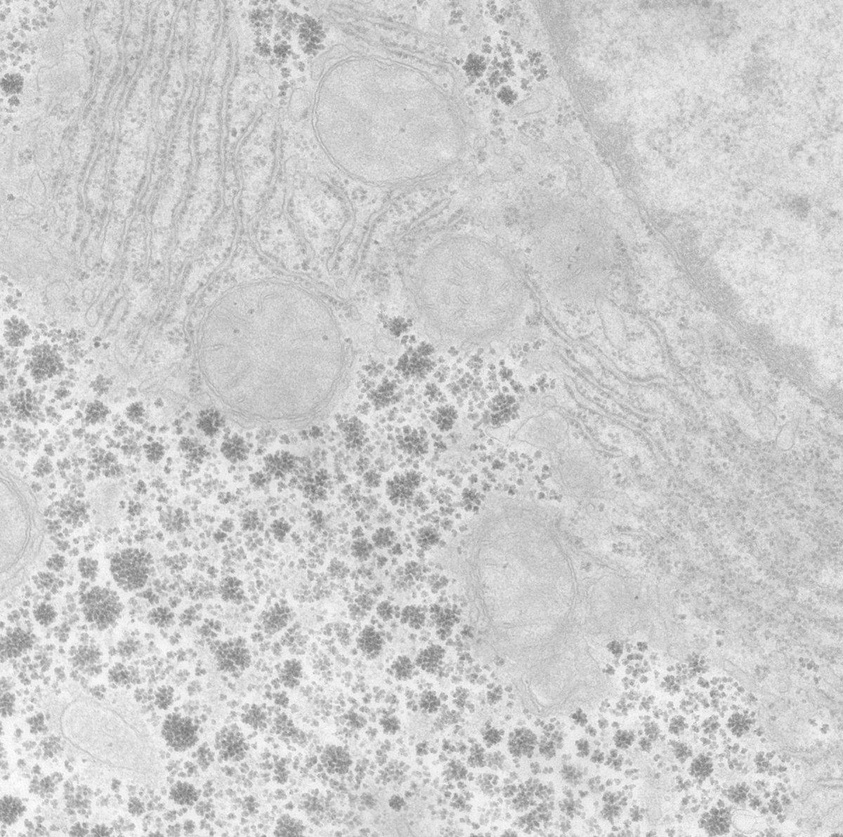
#> input picture lab06/low-contrast-03g.jpg, 843 x 837 px, shrunk from 1200 x 1191 before the run
$ jupyter execute eq_histo02.ipynb   (shell and % lines are left out)
#> lines starting #> are read from the running program, lines starting #| are printed output that depends on the picture
[cell 1]
import numpy as np
from skimage import io
from skimage import data
import matplotlib
import matplotlib.pyplot as plt


a = io.imread('low-contrast-03g.jpg')
#> a is the input picture: shape (837, 843); min 111, max 255, mean 205.3
#print(a.shape)
plt.imshow(a , cmap='gray', vmin=0, vmax=255)
h = np.histogram(a,bins=256)
#print(h[0])
cdf_a = np.zeros(256)
for i in range(256):
    cdf_a[i] = cdf_a[i-1] + h[0][i]
#> after the loop, cdf_a = 256 values from 1 to 705591
#print(cdf_a)
fig1 = plt.figure()
plt.plot(h[0])
plt.savefig('low-contrast-03h.png')
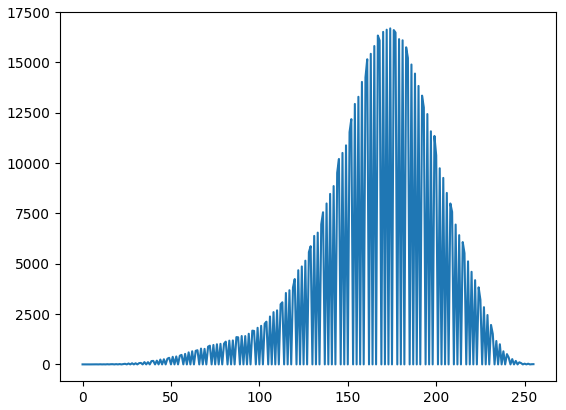
#> figure drawn by matplotlib, 1 panel; curve peaks at x = 174, y = 16689
fig2 = plt.figure()
plt.plot(cdf_a)
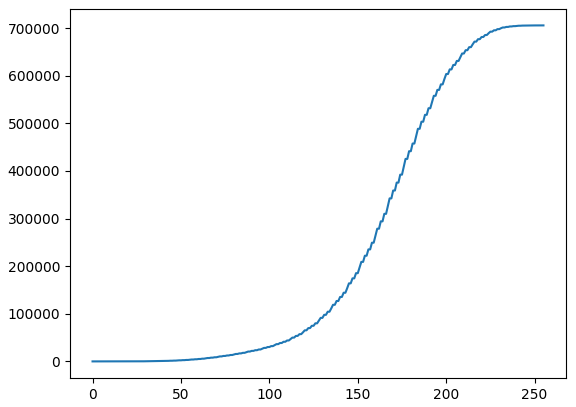
#> figure drawn by matplotlib, 1 panel; curve peaks at x = 255, y = 705591

[cell 2]
b = np.zeros(a.shape , dtype = np.uint8)
t = 255/(a.shape[0]*a.shape[1])
#> t = 0.000361
for x in range(a.shape[0]):
    for y in range(a.shape[1]):
        b[x][y] = cdf_a[a[x][y]] * t
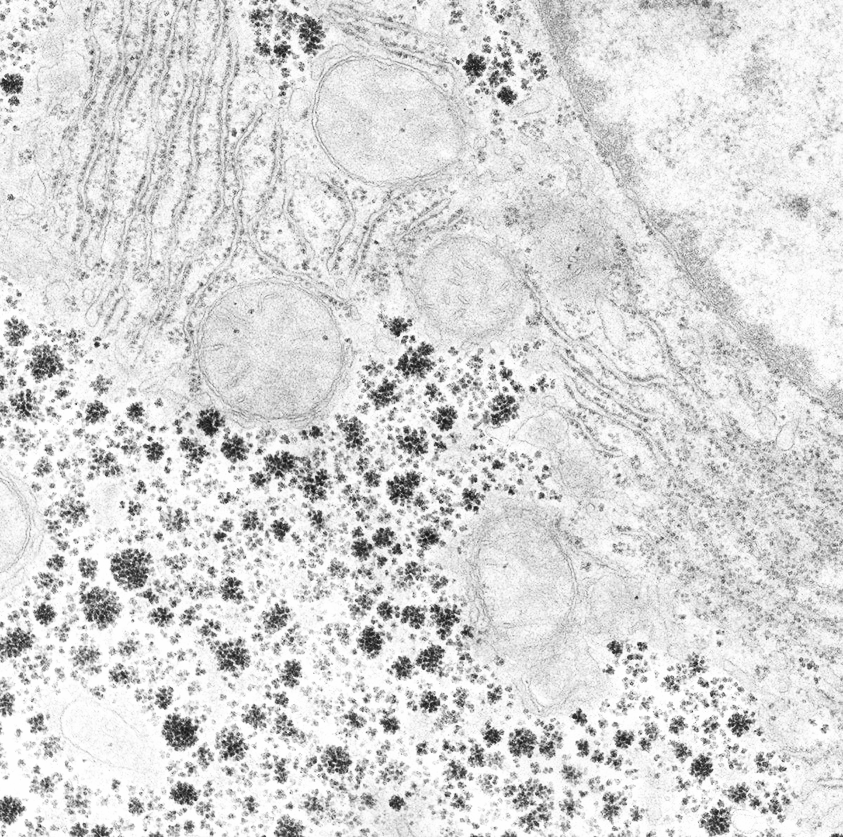
#> b: shape (837, 843); min 15, max 255, mean 216.1
fig3 = plt.figure()
plt.imshow(b, cmap='gray', vmin=0, vmax=255)
plt.savefig('low-contrast-03g_eq.png')
io.imsave('low-contrast-043a_eq.png',b)

[cell 3]
h_b = np.histogram(b,bins=256)
fig4 = plt.figure()
plt.plot(h_b[0])
plt.savefig('low-contrast-03eqh.png')
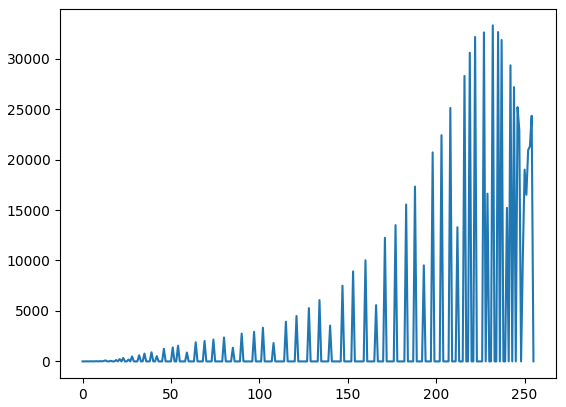
#> figure drawn by matplotlib, 1 panel; curve peaks at x = 232, y = 33295

[cell 4]
b = np.zeros(a.shape , dtype = np.uint8)
t = 255/((a.shape[0]*a.shape[1])-cdf_a[15])
for x in range(a.shape[0]):
    for y in range(a.shape[1]):
        b[x][y] = (cdf_a[a[x][y]] - cdf_a[15]) * t
fig4 = plt.figure()
plt.imshow(b, cmap='gray', vmin=0, vmax=255)
plt.savefig('low-contrast-03g_eqb.png')
io.imsave('low-contrast-043a_eqb.png',b)

[cell 5]
h_b1 = np.histogram(b,bins=256)
fig5 = plt.figure()
plt.plot(h_b1[0])
plt.savefig('low-contrast-03eqh1.png')
#> figure, not shown here; curve peaks at x = 232, y = 33295
